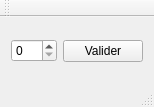
<?xml version="1.0" encoding="UTF-8"?>
<ui version="4.0">
 <class>MainWindow</class>
 <widget class="QMainWindow" name="MainWindow">
  <property name="geometry">
   <rect>
    <x>0</x>
    <y>0</y>
    <width>154</width>
    <height>107</height>
   </rect>
  </property>
  <property name="windowTitle">
   <string>MainWindow</string>
  </property>
  <widget class="QWidget" name="centralWidget">
   <layout class="QHBoxLayout" name="horizontalLayout_2">
    <item>
     <layout class="QHBoxLayout" name="horizontalLayout">
      <item>
       <widget class="QSpinBox" name="spinBox"/>
      </item>
      <item>
       <widget class="QPushButton" name="pushButtonValider">
        <property name="text">
         <string>Valider</string>
        </property>
       </widget>
      </item>
     </layout>
    </item>
   </layout>
  </widget>
  <widget class="QMenuBar" name="menuBar">
   <property name="geometry">
    <rect>
     <x>0</x>
     <y>0</y>
     <width>154</width>
     <height>22</height>
    </rect>
   </property>
  </widget>
  <widget class="QToolBar" name="mainToolBar">
   <attribute name="toolBarArea">
    <enum>TopToolBarArea</enum>
   </attribute>
   <attribute name="toolBarBreak">
    <bool>false</bool>
   </attribute>
  </widget>
  <widget class="QStatusBar" name="statusBar"/>
 </widget>
 <layoutdefault spacing="6" margin="11"/>
 <resources/>
 <connections/>
</ui>
